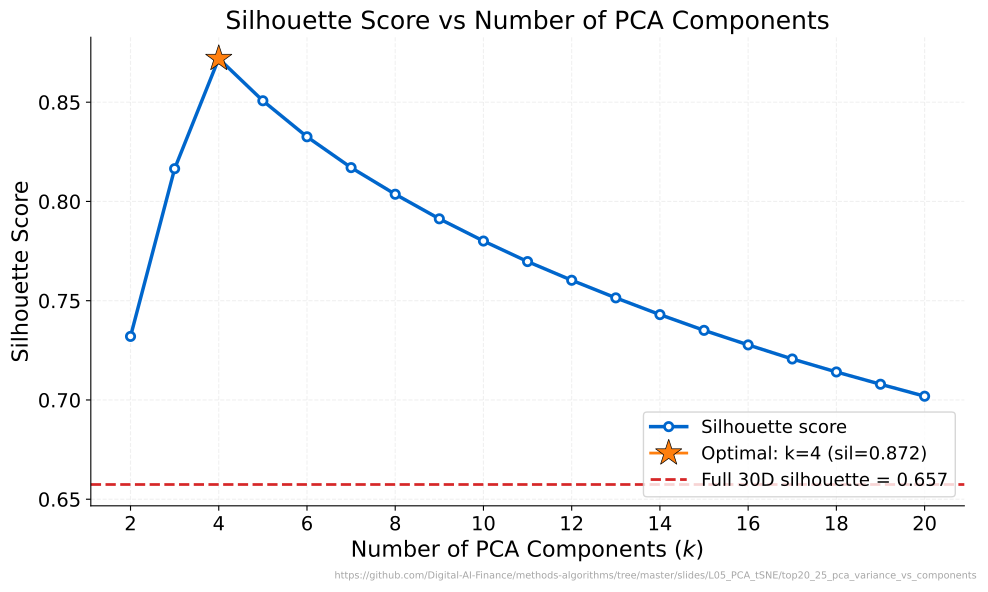

The script that saved this image:
"""Silhouette Score vs Number of PCA Components."""
import matplotlib.pyplot as plt
import numpy as np
from sklearn.datasets import make_blobs
from sklearn.decomposition import PCA
from sklearn.metrics import silhouette_score
from sklearn.cluster import KMeans
from pathlib import Path
import sys
sys.path.insert(0, str(Path(__file__).resolve().parents[3] / 'templates'))
from chart_style import apply_style, COLORS, MLPURPLE, MLBLUE, MLORANGE, MLGREEN, MLRED, MLLAVENDER
apply_style()

CHART_METADATA = {
    "title": "Silhouette Score vs Number of PCA Components",
    "description": "Line plot of silhouette score vs PCA components with optimal k starred.",
    "url": "https://github.com/Digital-AI-Finance/methods-algorithms/tree/master/slides/L05_PCA_tSNE/top20_25_pca_variance_vs_components"
}


np.random.seed(42)

# 5 blobs in 30D
X, labels = make_blobs(n_samples=600, n_features=30, centers=5,
                       cluster_std=2.0, random_state=42)

# Full-space silhouette (using true labels)
sil_full = silhouette_score(X, labels)

# Silhouette for each k components
k_values = list(range(2, 21))
sil_scores = []
for k in k_values:
    X_pca = PCA(n_components=k, random_state=42).fit_transform(X)
    sil = silhouette_score(X_pca, labels)
    sil_scores.append(sil)

sil_scores = np.array(sil_scores)

# Optimal k
best_idx = np.argmax(sil_scores)
best_k = k_values[best_idx]
best_sil = sil_scores[best_idx]

fig, ax = plt.subplots()

ax.plot(k_values, sil_scores, color=MLBLUE, linewidth=2.5, marker='o',
        markersize=6, markerfacecolor='white', markeredgecolor=MLBLUE,
        markeredgewidth=2, label='Silhouette score', zorder=3)

# Star at optimal
ax.plot(best_k, best_sil, marker='*', markersize=20, color=MLORANGE,
        markeredgecolor='black', markeredgewidth=0.5, zorder=4,
        label=f'Optimal: k={best_k} (sil={best_sil:.3f})')

# Full-space reference line
ax.axhline(y=sil_full, color=MLRED, linestyle='--', linewidth=2,
           label=f'Full 30D silhouette = {sil_full:.3f}')

ax.set_xlabel('Number of PCA Components ($k$)')
ax.set_ylabel('Silhouette Score')
ax.set_title('Silhouette Score vs Number of PCA Components')
ax.set_xticks(k_values[::2])
ax.legend(loc='lower right')
ax.grid(True, alpha=0.3)

plt.figtext(0.99, 0.01, CHART_METADATA['url'], fontsize=7, color='gray',
            ha='right', va='bottom', alpha=0.7)
plt.tight_layout()
plt.savefig(Path(__file__).parent / 'chart.pdf', dpi=300, bbox_inches='tight', facecolor='white')
plt.close()
